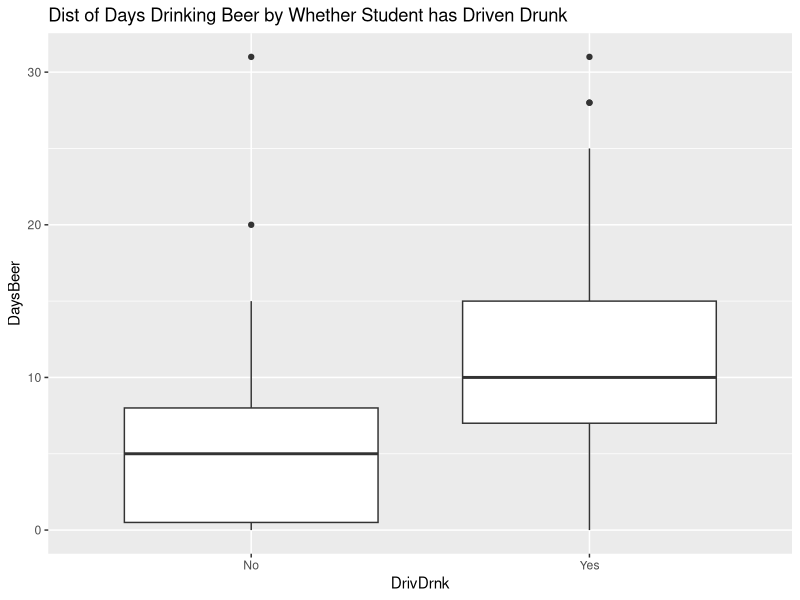

This chart was generated by the following R code: (Note: this script raises an error after producing the figure.)
library(tidyverse)
Data<-read.table("students.txt", header=T)

#########################
##DrivDrnk and DaysBeer##
#########################

##side by side boxplots
ggplot(Data, aes(x=DrivDrnk, y=DaysBeer))+
  geom_boxplot()+
  labs(title="Dist of Days Drinking Beer by Whether Student has Driven Drunk")

##tabulate the counts for number of students who have driven after drinking
table(Data$DrivDrnk)
prop.table(table(Data$DrivDrnk))

##check dummy coding
contrasts(Data$DrivDrnk)
##convert to factor
Data$DrivDrnk<-factor(Data$DrivDrnk)
##check dummy coding
contrasts(Data$DrivDrnk)

##fit logistic regression
result<-glm(DrivDrnk~DaysBeer, family=binomial, data=Data) 
summary(result)

##plot of estimated probabilities vs predictor
plot(Data$DaysBeer,result$fitted.values, ylab="Predicted Probability", xlab="DaysBeer", main="Predicted Probability vs Daysbeer")

##################################
##Consider Gender as a predictor##
##################################

##2 way table with gender
mytab<-table(Data$Gender, Data$DrivDrnk)
mytab
prop.table(mytab, 1) 

###########################
##add gender to the model##
###########################

##check dummy coding
contrasts(Data$Gender)
##convert to factor
Data$Gender<-factor(Data$Gender)
##check dummy coding
contrasts(Data$Gender)

result2<-glm(DrivDrnk~DaysBeer+Gender, family=binomial, data=Data)
summary(result2)

##test if 2 pred model is useful
TS1<-result2$null - result2$dev
1-pchisq(TS1,2)

##add marijuana and studyhours to the model
large<-glm(DrivDrnk~DaysBeer+Gender+Marijuan+StudyHrs, family=binomial, data=Data)
summary(large)

##compare 4 pred model to 2 pred model
TS2<-result2$dev - large$dev

1-pchisq(TS2, 2)




